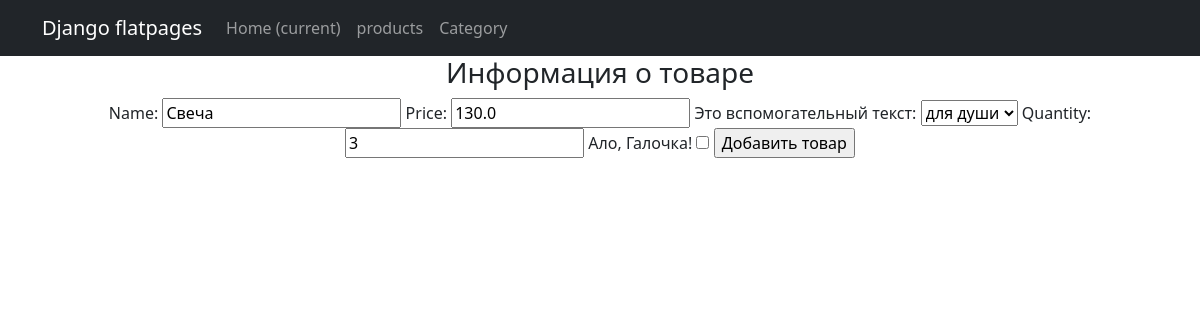
Page /products/create/4 on the committed database.
### simpleapp/models.py (models this page shows, shortened)
class Product(models.Model):
    name = models.CharField(max_length=200)
    price = models.FloatField(validators=[MinValueValidator(0.0, 'Price should be >= 0.0')])
    quantity = models.IntegerField(validators=[MinValueValidator(0, 'Quantity should be >= 0')])
    category = models.ForeignKey('Category', on_delete=models.CASCADE, verbose_name=pgettext_lazy('help text for Products model', 'This is the help text'))
    description = models.CharField(max_length=200)

class Category(models.Model):
    name = models.CharField(max_length=200, help_text=_('category name'))
    def __str__(self):
        return f'{self.name}'

### simpleapp/views.py (the view)
# urls.py: path('create/<int:pk>', ProductUpdateView.as_view(), name='product_update'),
class ProductUpdateView(UpdateView, LoginRequiredMixin):
    template_name = 'product_create.html'
    form_class = ProductForm
    login_required = ('product_update')
    def get_object(self, **kwargs):
        id = self.kwargs.get('pk')
        return Product.objects.get(pk=id)

### simpleapp/forms.py
class ProductForm(ModelForm):
    check_box = BooleanField(label='Ало, Галочка!')  # добавляем галочку, или же true-false поле
    class Meta:
        model = Product
        fields = ['name', 'price', 'category', 'quantity',
                  'check_box']  # не забываем включить галочку в поля, иначе она не будет показываться на странице!

### simpleapp/templates/product_create.html (shortened to what this page needs)
{% extends 'flatpages/default.html' %}
{% block content %}
<h3>Информация о товаре</h3>
<form method="POST">
    {{ form }}
    <input type="submit" value="Добавить товар">
</form>
{% endblock content %}

### rows in the picture
Product: name "Свеча", price "130.0", category "для души", quantity "3"
